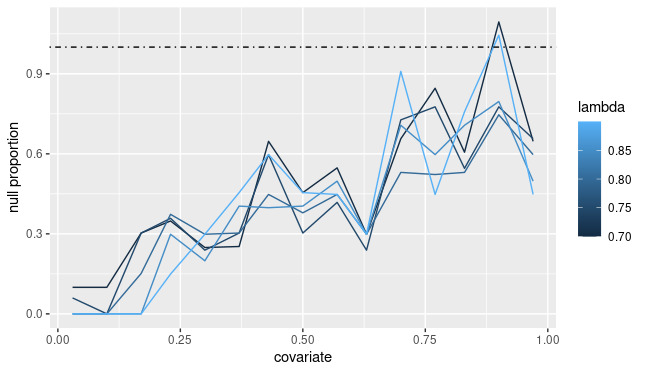

Here is the R script that generated this plot:
function(pval, cov, lambda=seq(0.85,0.9,0.05), cuts=round(log2(length(pval))+1),
                  plot=TRUE){
  
  if(length(cuts)==1){
    br=quantile(cov,seq(0, 1, length.out=cuts+1))
    brs=cbind(br[1:cuts],br[2:(cuts+1)])
    mids=apply(brs, 1, mean)
    grp=list(quantcut(cov,cuts,labels = round(mids,2)))
  }else{
    br=cuts
    ncuts=length(cuts)
    brs=cbind(br[1:ncuts],br[2:(ncuts+1)])
    mids=apply(brs, 1, mean)
    grp=list(quantcut(cov,ncuts,labels = round(mids,2)))
  }
  
  res=data.frame(lam=NULL, Group.1=NULL, x=NULL)
  for(i in 1:length(lambda)){
    y=as.numeric(pval>lambda[i])
    res=rbind(res,cbind(lam=lambda[i],
                        aggregate(x=y, by=grp, FUN=function(x){mean(x)/(1-lambda[i])})))
  }
  colnames(res)=c("lambda",'group','prop')
  res$group=as.numeric(as.character(res$group))
  
  if(plot){
  ggplot(res, aes(x=group, y=prop, group=lambda)) +
    geom_line(aes(color=lambda)) + 
    geom_hline(yintercept = 1, linetype='dotdash') +
    labs(x='covariate', y='null proportion')
  }else{
    return(res)
  }
}
